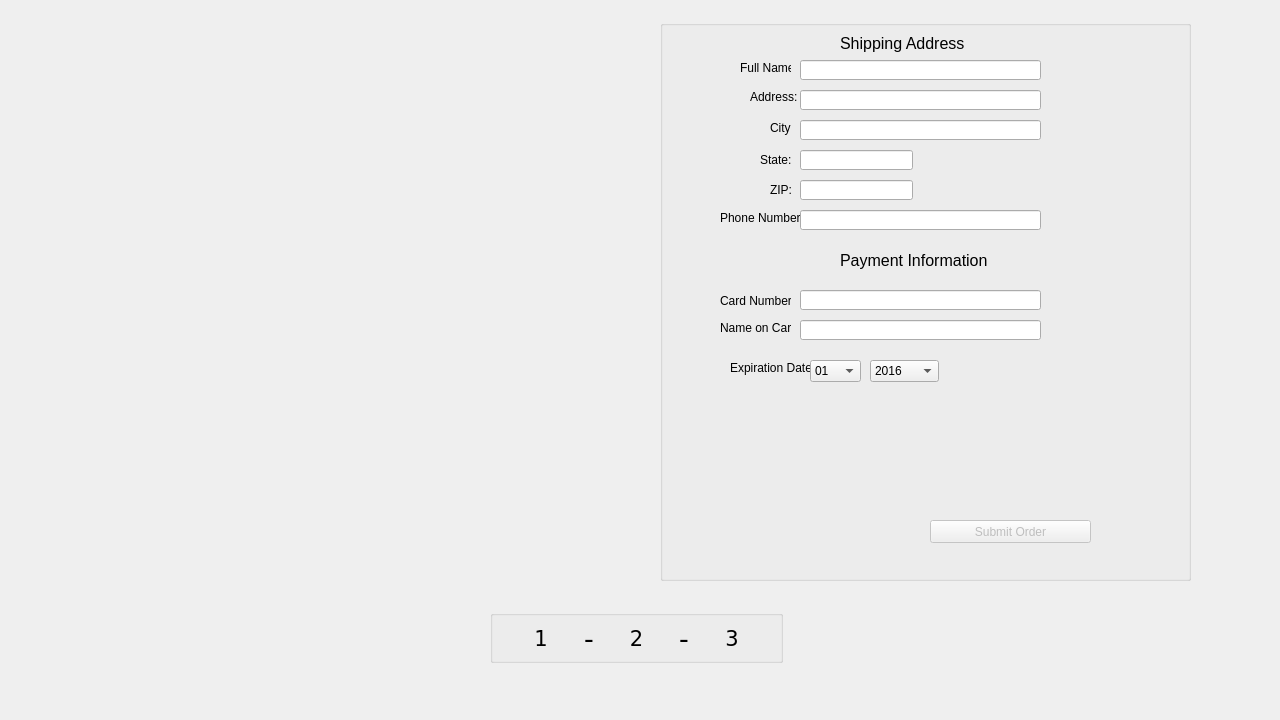
<?xml version="1.0" encoding="UTF-8"?>
<ui version="4.0">
 <class>CheckoutChild</class>
 <widget class="QMdiSubWindow" name="CheckoutChild">
  <property name="geometry">
   <rect>
    <x>0</x>
    <y>0</y>
    <width>1280</width>
    <height>720</height>
   </rect>
  </property>
  <property name="sizePolicy">
   <sizepolicy hsizetype="Fixed" vsizetype="Fixed">
    <horstretch>0</horstretch>
    <verstretch>0</verstretch>
   </sizepolicy>
  </property>
  <property name="maximumSize">
   <size>
    <width>1280</width>
    <height>720</height>
   </size>
  </property>
  <property name="styleSheet">
   <string notr="true">#CheckoutChild {border-top-color: rgb(138, 163, 170);
background-image: url(:/images/images/ShoppingCartBG.png);

}</string>
  </property>
  <widget class="QGroupBox" name="pageNumBox">
   <property name="geometry">
    <rect>
     <x>490</x>
     <y>610</y>
     <width>293</width>
     <height>53</height>
    </rect>
   </property>
   <property name="title">
    <string/>
   </property>
   <property name="flat">
    <bool>true</bool>
   </property>
   <layout class="QHBoxLayout" name="horizontalLayout_2">
    <item>
     <widget class="QPushButton" name="GoTo1">
      <property name="enabled">
       <bool>true</bool>
      </property>
      <property name="font">
       <font>
        <family>Verdana</family>
        <pointsize>16</pointsize>
       </font>
      </property>
      <property name="toolTip">
       <string>Current Page</string>
      </property>
      <property name="text">
       <string>1</string>
      </property>
      <property name="flat">
       <bool>true</bool>
      </property>
     </widget>
    </item>
    <item>
     <widget class="QLabel" name="label_3">
      <property name="font">
       <font>
        <family>Verdana</family>
        <pointsize>20</pointsize>
       </font>
      </property>
      <property name="text">
       <string>-</string>
      </property>
     </widget>
    </item>
    <item>
     <widget class="QPushButton" name="GoTo2">
      <property name="font">
       <font>
        <family>Verdana</family>
        <pointsize>16</pointsize>
       </font>
      </property>
      <property name="toolTip">
       <string>Go to Page 2</string>
      </property>
      <property name="text">
       <string>2</string>
      </property>
      <property name="flat">
       <bool>true</bool>
      </property>
     </widget>
    </item>
    <item>
     <widget class="QLabel" name="label_4">
      <property name="font">
       <font>
        <family>Verdana</family>
        <pointsize>20</pointsize>
       </font>
      </property>
      <property name="text">
       <string>-</string>
      </property>
     </widget>
    </item>
    <item>
     <widget class="QPushButton" name="GoTo3">
      <property name="font">
       <font>
        <family>Verdana</family>
        <pointsize>16</pointsize>
       </font>
      </property>
      <property name="toolTip">
       <string>Go to Page 3</string>
      </property>
      <property name="text">
       <string>3</string>
      </property>
      <property name="flat">
       <bool>true</bool>
      </property>
     </widget>
    </item>
   </layout>
  </widget>
  <widget class="QGroupBox" name="checkoutGroup">
   <property name="geometry">
    <rect>
     <x>660</x>
     <y>20</y>
     <width>531</width>
     <height>561</height>
    </rect>
   </property>
   <property name="title">
    <string/>
   </property>
   <widget class="QLabel" name="header1">
    <property name="geometry">
     <rect>
      <x>180</x>
      <y>13</y>
      <width>131</width>
      <height>20</height>
     </rect>
    </property>
    <property name="font">
     <font>
      <pointsize>12</pointsize>
     </font>
    </property>
    <property name="text">
     <string>Shipping Address</string>
    </property>
   </widget>
   <widget class="QLineEdit" name="fullNameEdit">
    <property name="geometry">
     <rect>
      <x>140</x>
      <y>40</y>
      <width>241</width>
      <height>20</height>
     </rect>
    </property>
   </widget>
   <widget class="QLabel" name="fullNameH">
    <property name="geometry">
     <rect>
      <x>80</x>
      <y>40</y>
      <width>51</width>
      <height>16</height>
     </rect>
    </property>
    <property name="text">
     <string>Full Name:</string>
    </property>
    <property name="buddy">
     <cstring>fullNameEdit</cstring>
    </property>
   </widget>
   <widget class="QLabel" name="addressH">
    <property name="geometry">
     <rect>
      <x>90</x>
      <y>70</y>
      <width>47</width>
      <height>13</height>
     </rect>
    </property>
    <property name="text">
     <string>Address:</string>
    </property>
   </widget>
   <widget class="QLineEdit" name="addressEdit">
    <property name="geometry">
     <rect>
      <x>140</x>
      <y>70</y>
      <width>241</width>
      <height>20</height>
     </rect>
    </property>
   </widget>
   <widget class="QLabel" name="cityH">
    <property name="geometry">
     <rect>
      <x>110</x>
      <y>100</y>
      <width>21</width>
      <height>16</height>
     </rect>
    </property>
    <property name="text">
     <string>City:</string>
    </property>
   </widget>
   <widget class="QLineEdit" name="cityEdit">
    <property name="geometry">
     <rect>
      <x>140</x>
      <y>100</y>
      <width>241</width>
      <height>20</height>
     </rect>
    </property>
   </widget>
   <widget class="QLabel" name="stateH">
    <property name="geometry">
     <rect>
      <x>100</x>
      <y>130</y>
      <width>31</width>
      <height>20</height>
     </rect>
    </property>
    <property name="text">
     <string>State:</string>
    </property>
   </widget>
   <widget class="QLineEdit" name="stateEdit">
    <property name="geometry">
     <rect>
      <x>140</x>
      <y>130</y>
      <width>113</width>
      <height>20</height>
     </rect>
    </property>
   </widget>
   <widget class="QLabel" name="zipH">
    <property name="geometry">
     <rect>
      <x>110</x>
      <y>160</y>
      <width>21</width>
      <height>20</height>
     </rect>
    </property>
    <property name="text">
     <string>ZIP:</string>
    </property>
   </widget>
   <widget class="QLineEdit" name="zipEdit">
    <property name="geometry">
     <rect>
      <x>140</x>
      <y>160</y>
      <width>113</width>
      <height>20</height>
     </rect>
    </property>
   </widget>
   <widget class="QLabel" name="phoneH">
    <property name="geometry">
     <rect>
      <x>60</x>
      <y>190</y>
      <width>81</width>
      <height>16</height>
     </rect>
    </property>
    <property name="text">
     <string>Phone Number:</string>
    </property>
   </widget>
   <widget class="QLineEdit" name="phoneEdit">
    <property name="geometry">
     <rect>
      <x>140</x>
      <y>190</y>
      <width>241</width>
      <height>20</height>
     </rect>
    </property>
   </widget>
   <widget class="QLabel" name="header2">
    <property name="geometry">
     <rect>
      <x>180</x>
      <y>230</y>
      <width>151</width>
      <height>20</height>
     </rect>
    </property>
    <property name="font">
     <font>
      <pointsize>12</pointsize>
     </font>
    </property>
    <property name="text">
     <string>Payment Information</string>
    </property>
   </widget>
   <widget class="QLabel" name="cardH">
    <property name="geometry">
     <rect>
      <x>60</x>
      <y>270</y>
      <width>71</width>
      <height>21</height>
     </rect>
    </property>
    <property name="text">
     <string>Card Number:</string>
    </property>
   </widget>
   <widget class="QLineEdit" name="cardEdit">
    <property name="geometry">
     <rect>
      <x>140</x>
      <y>270</y>
      <width>241</width>
      <height>20</height>
     </rect>
    </property>
   </widget>
   <widget class="QLabel" name="nameonH">
    <property name="geometry">
     <rect>
      <x>60</x>
      <y>300</y>
      <width>71</width>
      <height>16</height>
     </rect>
    </property>
    <property name="text">
     <string>Name on Card:</string>
    </property>
   </widget>
   <widget class="QLineEdit" name="nameOnEdit">
    <property name="geometry">
     <rect>
      <x>140</x>
      <y>300</y>
      <width>241</width>
      <height>20</height>
     </rect>
    </property>
   </widget>
   <widget class="QLabel" name="expH">
    <property name="geometry">
     <rect>
      <x>70</x>
      <y>340</y>
      <width>81</width>
      <height>16</height>
     </rect>
    </property>
    <property name="text">
     <string>Expiration Date:</string>
    </property>
   </widget>
   <widget class="QComboBox" name="comboMon">
    <property name="geometry">
     <rect>
      <x>150</x>
      <y>340</y>
      <width>51</width>
      <height>22</height>
     </rect>
    </property>
    <item>
     <property name="text">
      <string>01</string>
     </property>
    </item>
    <item>
     <property name="text">
      <string>02</string>
     </property>
    </item>
    <item>
     <property name="text">
      <string>03</string>
     </property>
    </item>
    <item>
     <property name="text">
      <string>04</string>
     </property>
    </item>
    <item>
     <property name="text">
      <string>05</string>
     </property>
    </item>
    <item>
     <property name="text">
      <string>06</string>
     </property>
    </item>
    <item>
     <property name="text">
      <string>07</string>
     </property>
    </item>
    <item>
     <property name="text">
      <string>08</string>
     </property>
    </item>
    <item>
     <property name="text">
      <string>09</string>
     </property>
    </item>
    <item>
     <property name="text">
      <string>10</string>
     </property>
    </item>
    <item>
     <property name="text">
      <string>11</string>
     </property>
    </item>
    <item>
     <property name="text">
      <string>12</string>
     </property>
    </item>
   </widget>
   <widget class="QComboBox" name="comYear">
    <property name="geometry">
     <rect>
      <x>210</x>
      <y>340</y>
      <width>69</width>
      <height>22</height>
     </rect>
    </property>
    <item>
     <property name="text">
      <string>2016</string>
     </property>
    </item>
    <item>
     <property name="text">
      <string>2017</string>
     </property>
    </item>
    <item>
     <property name="text">
      <string>2018</string>
     </property>
    </item>
    <item>
     <property name="text">
      <string>2019</string>
     </property>
    </item>
    <item>
     <property name="text">
      <string>2020</string>
     </property>
    </item>
    <item>
     <property name="text">
      <string>2021</string>
     </property>
    </item>
    <item>
     <property name="text">
      <string>2022</string>
     </property>
    </item>
    <item>
     <property name="text">
      <string>2023</string>
     </property>
    </item>
    <item>
     <property name="text">
      <string>2024</string>
     </property>
    </item>
    <item>
     <property name="text">
      <string>2025</string>
     </property>
    </item>
    <item>
     <property name="text">
      <string>2026</string>
     </property>
    </item>
    <item>
     <property name="text">
      <string>2027</string>
     </property>
    </item>
    <item>
     <property name="text">
      <string>2028</string>
     </property>
    </item>
    <item>
     <property name="text">
      <string>2029</string>
     </property>
    </item>
    <item>
     <property name="text">
      <string>2030</string>
     </property>
    </item>
    <item>
     <property name="text">
      <string>2031</string>
     </property>
    </item>
    <item>
     <property name="text">
      <string>2032</string>
     </property>
    </item>
    <item>
     <property name="text">
      <string>2033</string>
     </property>
    </item>
    <item>
     <property name="text">
      <string>2034</string>
     </property>
    </item>
    <item>
     <property name="text">
      <string>2035</string>
     </property>
    </item>
    <item>
     <property name="text">
      <string>2036</string>
     </property>
    </item>
   </widget>
   <widget class="QPushButton" name="subOrder">
    <property name="enabled">
     <bool>false</bool>
    </property>
    <property name="geometry">
     <rect>
      <x>270</x>
      <y>500</y>
      <width>161</width>
      <height>23</height>
     </rect>
    </property>
    <property name="text">
     <string>Submit Order</string>
    </property>
   </widget>
  </widget>
  <action name="actionNew_Order">
   <property name="text">
    <string>New Order</string>
   </property>
  </action>
  <action name="actionLoad_Order">
   <property name="text">
    <string>Load Order</string>
   </property>
  </action>
  <action name="actionSave_Order">
   <property name="text">
    <string>Save Order</string>
   </property>
  </action>
  <action name="actionSave_Order_As">
   <property name="text">
    <string>Save Order As</string>
   </property>
  </action>
  <action name="actionAbout">
   <property name="text">
    <string>About</string>
   </property>
  </action>
  <action name="actionExit">
   <property name="text">
    <string>Exit</string>
   </property>
  </action>
 </widget>
 <layoutdefault spacing="6" margin="11"/>
 <customwidgets>
  <customwidget>
   <class>QMdiSubWindow</class>
   <extends>QWidget</extends>
   <header>qmdisubwindow.h</header>
   <container>1</container>
  </customwidget>
 </customwidgets>
 <tabstops>
  <tabstop>fullNameEdit</tabstop>
  <tabstop>addressEdit</tabstop>
  <tabstop>cityEdit</tabstop>
  <tabstop>stateEdit</tabstop>
  <tabstop>zipEdit</tabstop>
  <tabstop>phoneEdit</tabstop>
  <tabstop>cardEdit</tabstop>
  <tabstop>nameOnEdit</tabstop>
  <tabstop>comboMon</tabstop>
  <tabstop>comYear</tabstop>
  <tabstop>GoTo1</tabstop>
  <tabstop>GoTo2</tabstop>
  <tabstop>GoTo3</tabstop>
  <tabstop>subOrder</tabstop>
 </tabstops>
 <resources/>
 <connections/>
 <slots>
  <signal>test()</signal>
  <signal>dos()</signal>
  <slot>test2()</slot>
 </slots>
</ui>
